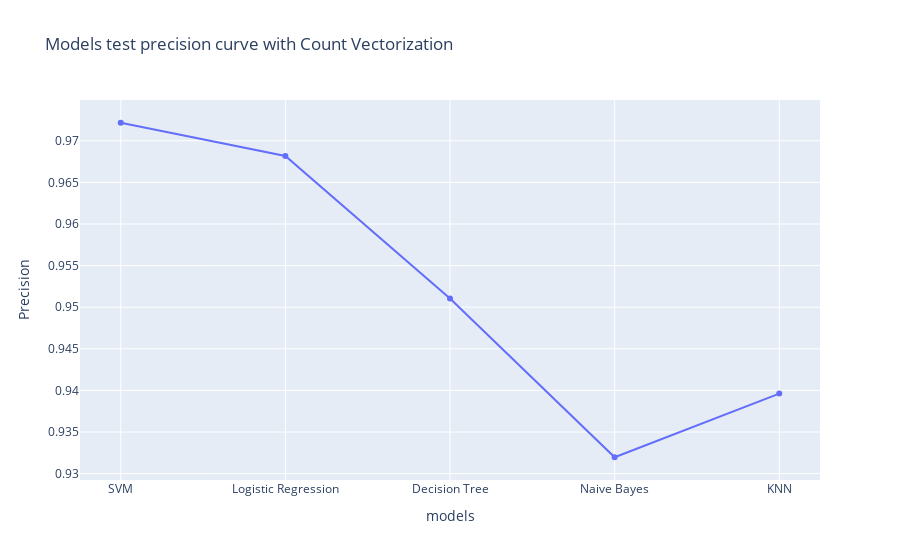

Source (notebook cell):
### Code cell
x_data_precision = [svc_precision,lr_precision,dt_precision,nb_precision,knn_precision]
px.line(x=y_data,y=x_data_precision,title="Models test precision curve with Count Vectorization",labels={'x':'models','y':'Precision'},markers='o')

### Figure 1 — Plotly figure (JSON) as saved in the notebook; plotly's stock layout.template omitted (floating-point values rounded to 4 significant figures)
{"data": [{"hovertemplate": "models=%{x}<br>Precision=%{y}<extra></extra>", "legendgroup": "", "line": {"color": "#636efa", "dash": "solid"}, "marker": {"symbol": "circle"}, "mode": "lines+markers", "name": "", "orientation": "v", "showlegend": false, "type": "scatter", "x": ["SVM", "Logistic Regression", "Decision Tree", "Naive Bayes", "KNN"], "xaxis": "x", "y": [0.9722, 0.9682, 0.951, 0.932, 0.9396], "yaxis": "y"}], "layout": {"legend": {"tracegroupgap": 0}, "title": {"text": "Models test precision curve with Count Vectorization"}, "xaxis": {"anchor": "y", "domain": [0, 1], "title": {"text": "models"}}, "yaxis": {"anchor": "x", "domain": [0, 1], "title": {"text": "Precision"}}}}
